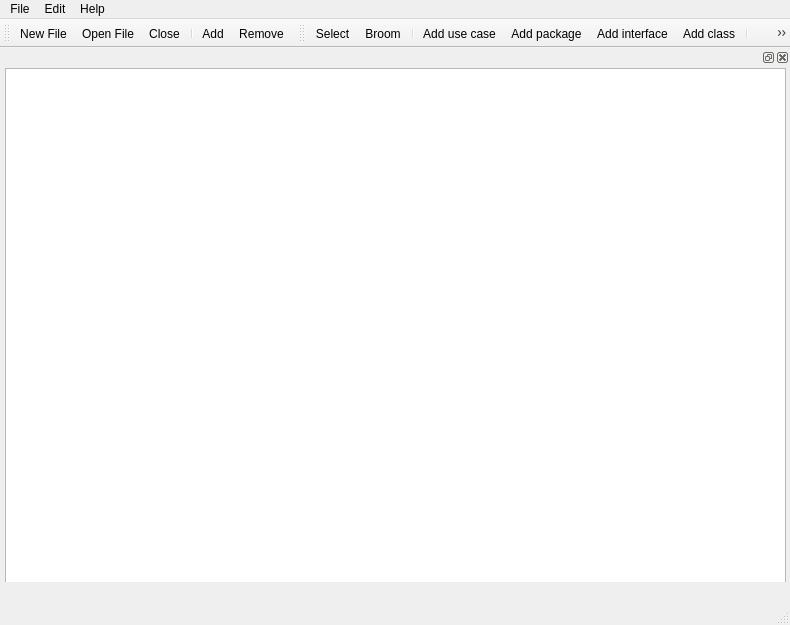
<?xml version="1.0" encoding="UTF-8"?>
<ui version="4.0">
 <class>MainWindow</class>
 <widget class="QMainWindow" name="MainWindow">
  <property name="geometry">
   <rect>
    <x>0</x>
    <y>0</y>
    <width>790</width>
    <height>625</height>
   </rect>
  </property>
  <property name="minimumSize">
   <size>
    <width>790</width>
    <height>625</height>
   </size>
  </property>
  <property name="maximumSize">
   <size>
    <width>790</width>
    <height>625</height>
   </size>
  </property>
  <property name="windowTitle">
   <string>UML Editer</string>
  </property>
  <widget class="QWidget" name="centralWidget"/>
  <widget class="QMenuBar" name="menuBar">
   <property name="geometry">
    <rect>
     <x>0</x>
     <y>0</y>
     <width>790</width>
     <height>17</height>
    </rect>
   </property>
   <widget class="QMenu" name="menuFile">
    <property name="title">
     <string>File</string>
    </property>
   </widget>
   <widget class="QMenu" name="menuEdit">
    <property name="title">
     <string>Edit</string>
    </property>
    <addaction name="actionRename"/>
    <addaction name="actionGroup"/>
    <addaction name="actionUngroup"/>
   </widget>
   <widget class="QMenu" name="menuHelp">
    <property name="title">
     <string>Help</string>
    </property>
   </widget>
   <addaction name="menuFile"/>
   <addaction name="menuEdit"/>
   <addaction name="menuHelp"/>
  </widget>
  <widget class="QToolBar" name="mainToolBar">
   <attribute name="toolBarArea">
    <enum>TopToolBarArea</enum>
   </attribute>
   <attribute name="toolBarBreak">
    <bool>false</bool>
   </attribute>
   <addaction name="actionNew_File"/>
   <addaction name="actionOpen_File"/>
   <addaction name="actionClose"/>
   <addaction name="separator"/>
   <addaction name="actionAdd"/>
   <addaction name="actionRemove"/>
  </widget>
  <widget class="QStatusBar" name="statusBar"/>
  <widget class="QToolBar" name="toolBar">
   <property name="windowTitle">
    <string>toolBar</string>
   </property>
   <attribute name="toolBarArea">
    <enum>TopToolBarArea</enum>
   </attribute>
   <attribute name="toolBarBreak">
    <bool>false</bool>
   </attribute>
   <addaction name="actionSelect"/>
   <addaction name="actionBroom"/>
   <addaction name="separator"/>
   <addaction name="actionAdd_use_case"/>
   <addaction name="actionAdd_package"/>
   <addaction name="actionAdd_interface"/>
   <addaction name="actionAdd_class"/>
   <addaction name="separator"/>
   <addaction name="actionAdd_association"/>
   <addaction name="actionAdd_uni_association"/>
   <addaction name="actionAdd_aggregation"/>
   <addaction name="actionAdd_composition"/>
   <addaction name="actionAdd_association_end"/>
   <addaction name="actionAdd_generalization"/>
   <addaction name="separator"/>
   <addaction name="actionAdd_Realization"/>
   <addaction name="separator"/>
   <addaction name="actionAdd_dependency"/>
   <addaction name="separator"/>
   <addaction name="actionAdd_attribute"/>
   <addaction name="actionAdd_operation"/>
   <addaction name="separator"/>
   <addaction name="actionAdd_data_type"/>
  </widget>
  <widget class="QDockWidget" name="dockCenter">
   <property name="minimumSize">
    <size>
     <width>790</width>
     <height>534</height>
    </size>
   </property>
   <property name="maximumSize">
    <size>
     <width>790</width>
     <height>534</height>
    </size>
   </property>
   <property name="autoFillBackground">
    <bool>true</bool>
   </property>
   <attribute name="dockWidgetArea">
    <number>4</number>
   </attribute>
   <widget class="QWidget" name="dockWidgetContents_4">
    <widget class="QGraphicsView" name="painter">
     <property name="geometry">
      <rect>
       <x>5</x>
       <y>1</y>
       <width>781</width>
       <height>551</height>
      </rect>
     </property>
     <property name="sizePolicy">
      <sizepolicy hsizetype="Minimum" vsizetype="Minimum">
       <horstretch>0</horstretch>
       <verstretch>0</verstretch>
      </sizepolicy>
     </property>
     <property name="minimumSize">
      <size>
       <width>781</width>
       <height>511</height>
      </size>
     </property>
     <property name="maximumSize">
      <size>
       <width>781</width>
       <height>551</height>
      </size>
     </property>
    </widget>
   </widget>
  </widget>
  <action name="actionNew_File">
   <property name="icon">
    <iconset>
     <normaloff>resouce/Milky/Icons/64/8.png</normaloff>resouce/Milky/Icons/64/8.png</iconset>
   </property>
   <property name="text">
    <string>New File</string>
   </property>
  </action>
  <action name="actionOpen_File">
   <property name="icon">
    <iconset>
     <normaloff>resouce/Milky/Icons/64/119.png</normaloff>resouce/Milky/Icons/64/119.png</iconset>
   </property>
   <property name="text">
    <string>Open File</string>
   </property>
  </action>
  <action name="actionClose">
   <property name="icon">
    <iconset>
     <normaloff>resouce/Milky/Icons/64/9.png</normaloff>resouce/Milky/Icons/64/9.png</iconset>
   </property>
   <property name="text">
    <string>Close</string>
   </property>
  </action>
  <action name="actionLine">
   <property name="icon">
    <iconset>
     <normaloff>resouce/Milky/Icons/64/31.png</normaloff>resouce/Milky/Icons/64/31.png</iconset>
   </property>
   <property name="text">
    <string>Line</string>
   </property>
  </action>
  <action name="actionAdd">
   <property name="icon">
    <iconset>
     <normaloff>resouce/Milky/Icons/64/112.png</normaloff>resouce/Milky/Icons/64/112.png</iconset>
   </property>
   <property name="text">
    <string>Add</string>
   </property>
  </action>
  <action name="actionRemove">
   <property name="icon">
    <iconset>
     <normaloff>resouce/Milky/Icons/64/118.png</normaloff>resouce/Milky/Icons/64/118.png</iconset>
   </property>
   <property name="text">
    <string>Remove</string>
   </property>
  </action>
  <action name="actionSelect">
   <property name="checkable">
    <bool>true</bool>
   </property>
   <property name="icon">
    <iconset>
     <normaloff>resouce/uml/uml-_0000_1.png</normaloff>resouce/uml/uml-_0000_1.png</iconset>
   </property>
   <property name="text">
    <string>Select</string>
   </property>
  </action>
  <action name="actionBroom">
   <property name="checkable">
    <bool>true</bool>
   </property>
   <property name="icon">
    <iconset>
     <normaloff>resouce/uml/uml-_0001_2.png</normaloff>resouce/uml/uml-_0001_2.png</iconset>
   </property>
   <property name="text">
    <string>Broom</string>
   </property>
  </action>
  <action name="actionAdd_package">
   <property name="checkable">
    <bool>true</bool>
   </property>
   <property name="icon">
    <iconset>
     <normaloff>resouce/uml/uml-_0011_11.png</normaloff>resouce/uml/uml-_0011_11.png</iconset>
   </property>
   <property name="text">
    <string>Add package</string>
   </property>
  </action>
  <action name="actionAdd_class">
   <property name="checkable">
    <bool>true</bool>
   </property>
   <property name="icon">
    <iconset>
     <normaloff>resouce/uml/uml-_0012_12.png</normaloff>resouce/uml/uml-_0012_12.png</iconset>
   </property>
   <property name="text">
    <string>Add class</string>
   </property>
  </action>
  <action name="actionAdd_association">
   <property name="checkable">
    <bool>true</bool>
   </property>
   <property name="icon">
    <iconset>
     <normaloff>resouce/uml/uml-_0002_3.png</normaloff>resouce/uml/uml-_0002_3.png</iconset>
   </property>
   <property name="text">
    <string>Add association</string>
   </property>
  </action>
  <action name="actionAdd_aggregation">
   <property name="checkable">
    <bool>true</bool>
   </property>
   <property name="icon">
    <iconset>
     <normaloff>resouce/uml/uml-_0003_3.png</normaloff>resouce/uml/uml-_0003_3.png</iconset>
   </property>
   <property name="text">
    <string>Add aggregation</string>
   </property>
  </action>
  <action name="actionAdd_composition">
   <property name="checkable">
    <bool>true</bool>
   </property>
   <property name="icon">
    <iconset>
     <normaloff>resouce/uml/uml-_0004_4.png</normaloff>resouce/uml/uml-_0004_4.png</iconset>
   </property>
   <property name="text">
    <string>Add composition</string>
   </property>
  </action>
  <action name="actionAdd_association_end">
   <property name="checkable">
    <bool>true</bool>
   </property>
   <property name="icon">
    <iconset>
     <normaloff>resouce/uml/uml-_0013_13.png</normaloff>resouce/uml/uml-_0013_13.png</iconset>
   </property>
   <property name="text">
    <string>Add association end</string>
   </property>
  </action>
  <action name="actionAdd_generalization">
   <property name="checkable">
    <bool>true</bool>
   </property>
   <property name="icon">
    <iconset>
     <normaloff>resouce/uml/uml-_0014_14.png</normaloff>resouce/uml/uml-_0014_14.png</iconset>
   </property>
   <property name="text">
    <string>Add generalization</string>
   </property>
  </action>
  <action name="actionAdd_interface">
   <property name="checkable">
    <bool>true</bool>
   </property>
   <property name="icon">
    <iconset>
     <normaloff>resouce/uml/uml-_0015_15.png</normaloff>resouce/uml/uml-_0015_15.png</iconset>
   </property>
   <property name="text">
    <string>Add interface</string>
   </property>
  </action>
  <action name="actionAdd_Realization">
   <property name="checkable">
    <bool>true</bool>
   </property>
   <property name="icon">
    <iconset>
     <normaloff>resouce/uml/uml-_0018_18.png</normaloff>resouce/uml/uml-_0018_18.png</iconset>
   </property>
   <property name="text">
    <string>Add Realization</string>
   </property>
  </action>
  <action name="actionAdd_dependency">
   <property name="checkable">
    <bool>true</bool>
   </property>
   <property name="icon">
    <iconset>
     <normaloff>resouce/uml/uml-_0005_5.png</normaloff>resouce/uml/uml-_0005_5.png</iconset>
   </property>
   <property name="text">
    <string>Add dependency</string>
   </property>
  </action>
  <action name="actionAdd_attribute">
   <property name="checkable">
    <bool>true</bool>
   </property>
   <property name="icon">
    <iconset>
     <normaloff>resouce/uml/uml-_0016_16.png</normaloff>resouce/uml/uml-_0016_16.png</iconset>
   </property>
   <property name="text">
    <string>Add attribute</string>
   </property>
  </action>
  <action name="actionAdd_operation">
   <property name="checkable">
    <bool>true</bool>
   </property>
   <property name="icon">
    <iconset>
     <normaloff>resouce/uml/uml-_0017_17.png</normaloff>resouce/uml/uml-_0017_17.png</iconset>
   </property>
   <property name="text">
    <string>Add operation</string>
   </property>
  </action>
  <action name="actionAdd_data_type">
   <property name="checkable">
    <bool>true</bool>
   </property>
   <property name="icon">
    <iconset>
     <normaloff>resouce/uml/uml-_0007_7.png</normaloff>resouce/uml/uml-_0007_7.png</iconset>
   </property>
   <property name="text">
    <string>Add data type</string>
   </property>
  </action>
  <action name="actionAdd_uni_association">
   <property name="checkable">
    <bool>true</bool>
   </property>
   <property name="icon">
    <iconset>
     <normaloff>resouce/uml/uml-_0019_19.png</normaloff>resouce/uml/uml-_0019_19.png</iconset>
   </property>
   <property name="text">
    <string>Add uni association</string>
   </property>
  </action>
  <action name="actionAdd_use_case">
   <property name="checkable">
    <bool>true</bool>
   </property>
   <property name="icon">
    <iconset>
     <normaloff>resouce/uml/uml-_0020_20.png</normaloff>resouce/uml/uml-_0020_20.png</iconset>
   </property>
   <property name="text">
    <string>Add use case</string>
   </property>
  </action>
  <action name="actionRename">
   <property name="text">
    <string>Rename</string>
   </property>
  </action>
  <action name="actionGroup">
   <property name="text">
    <string>Group</string>
   </property>
  </action>
  <action name="actionUngroup">
   <property name="text">
    <string>Ungroup</string>
   </property>
  </action>
 </widget>
 <layoutdefault spacing="6" margin="11"/>
 <resources>
  <include location="umlediter.qrc"/>
 </resources>
 <connections/>
</ui>
